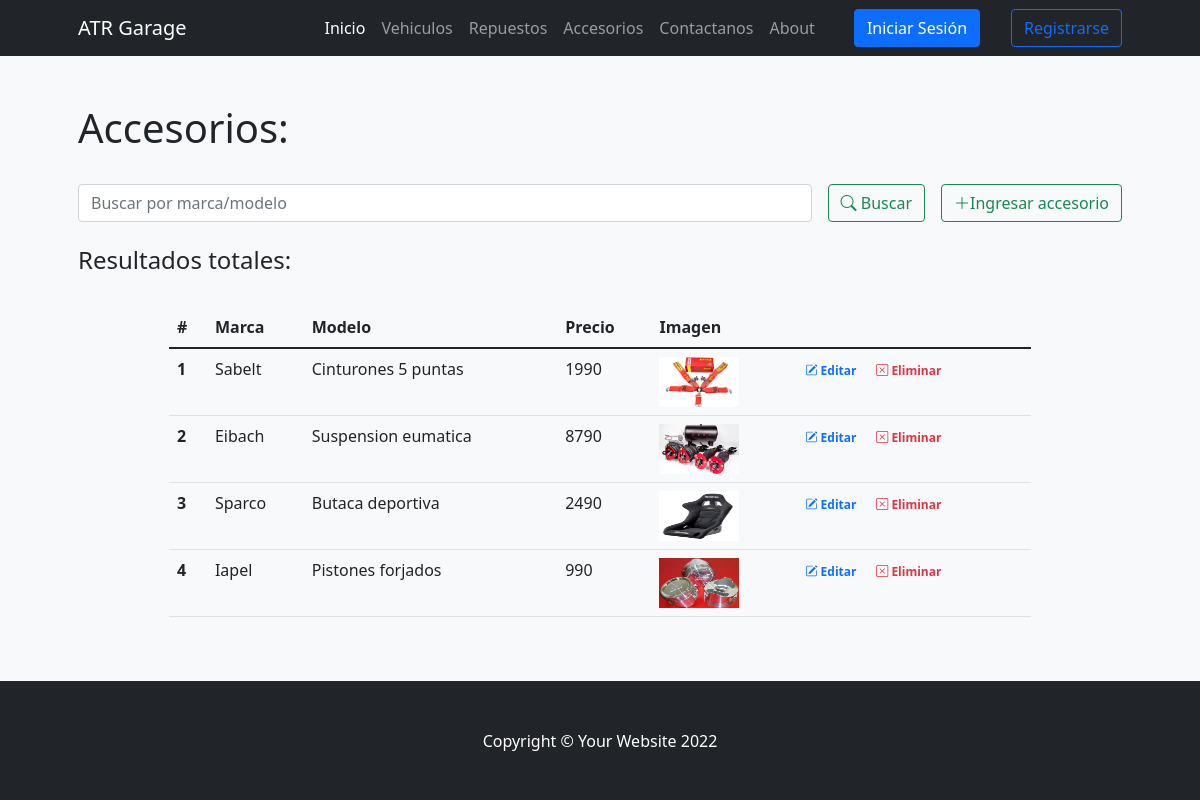
Page /accesorios/ on the committed database.
### ProyectoCoderApp/models.py (models this page shows)
class Accesorio(models.Model):
    marca = models.CharField(max_length=30)
    modelo = models.CharField(max_length=30)
    precio = models.IntegerField()
    imagen = models.ImageField(upload_to='', null=True)

### ProyectoCoderApp/views.py (the view)
# urls.py: path('accesorios/', accesorios, name='accesorios'),
def accesorios(request):
    if request.method == "POST":
        search = request.POST["search"]
        if search != "":
            acceosrios = Accesorio.objects.filter( Q(marca__icontains=search) | Q(modelo__icontains=search) ).values()
            return render(request,"ProyectoCoderApp/accesorios.html",{"accesorios":accesorios, "search":True, "busqueda":search})
    accesorios = Accesorio.objects.all()
    return render(request,"ProyectoCoderApp/accesorios.html",{"accesorios":accesorios, "search":False})

### ProyectoCoderApp/templates/ProyectoCoderApp/accesorios.html (shortened to what this page needs)
{% extends 'ProyectoCoderApp/base.html' %}
{% load static %}
{% block contenidoPagina %}
<section class="bg-light py-5">
    <div class="container px-5">
        <h1>Accesorios:</h1>
        <br>
        <div class="row gx-5 justify-content-center">
            <div class="col-lg-12">
                <form class="d-flex my-2 my-lg-0" action="" method="post">
                    <input class="flex-grow-0 form-control mr-sm-2" type="search" name="search" placeholder="Buscar por marca/modelo" aria-label="Search">
                    <button class="btn btn-outline-success text-nowrap ms-3 my-2 my-sm-0" type="submit"> <i class="bi bi-search"></i> Buscar</button>
                    <a class="btn btn-outline-success text-nowrap ms-3 my-2 my-sm-0" href="{% url 'ingresar_accesorio' %}"> <i class="bi bi-plus-lg"></i>Ingresar accesorio</a>
                </form>
            </div>
        </div>
        <br>
        <h4>Resultados
            {% if search %}
                para "{{busqueda}}":
            {% else %}
                totales:
            {% endif %}
        </h4>
        <br>
        <div class="row gx-5 justify-content-center">
            <div class="col-lg-10 table-responsive">
                <table class="table table-theme">
                    <thead>
                        <tr>
                            <th scope="col">#</th>
                            <th scope="col">Marca</th>
                            <th scope="col">Modelo</th>
                            <th scope="col">Precio</th>
                            <th scope="col">Imagen</th>
                        </tr>
                    </thead>
                    <tbody>
                        {% for accesorio in accesorios %}
                            <tr>
                                <th scope="row">{{forloop.counter}}</th>
                                <td>{{accesorio.marca}}</td>
                                <td>{{accesorio.modelo}}</td>
                                <td>{{accesorio.precio}}</td>
                                <td><img src="{{accesorio.imagen.url}}" width="80" height="50"></img></td>
                                <td>
                                    <a href="{% url 'editar_accesorio' accesorio.id %}" class="text-primary badge badge-primary text-decoration-none"> <i class="bi bi-pencil-square"></i> Editar</a>
                                    <a href="{% url 'eliminar_accesorio' accesorio.id %}" class="text-danger badge badge-danger text-decoration-none"> <i class="bi bi-x-square"></i> Eliminar</a>
                                </td>
                            </tr>
                        {% endfor %}
                    </tbody>
                </table>
            </div>
        </div>
    </div>
</section>
{% endblock %}

### ProyectoCoderApp/templates/ProyectoCoderApp/base.html (shortened to what this page needs)
{% load static %}
<!DOCTYPE html>
<html lang="es">
    <head>
        <link rel="stylesheet" href="https://cdn.jsdelivr.net/npm/bootstrap-icons@1.8.3/font/bootstrap-icons.css">
        <link href="{% static 'css/styles.css' %}" rel="stylesheet" />
    </head>
    <body>
        <nav class="navbar navbar-expand-lg navbar-dark bg-dark">
            <div class="container px-5">
                <a class="navbar-brand" href="{% url 'index' %}">ATR Garage</a>
                <div class="collapse navbar-collapse" id="navbarSupportedContent">
                    <ul class="navbar-nav ms-auto mb-2 mb-lg-0">
                        <li class="nav-item"><a class="nav-link active" aria-current="page" href="{% url 'index' %}">Inicio</a></li>
                        <li class="nav-item"><a class="nav-link" href="{% url 'vehiculos' %}">Vehiculos</a></li>
                        <li class="nav-item"><a class="nav-link" href="{% url 'repuestos' %}">Repuestos</a></li>
                        <li class="nav-item"><a class="nav-link" href="{% url 'accesorios' %}">Accesorios</a></li>
                        <li class="nav-item"><a class="nav-link" href="{% url 'contacto' %}">Contactanos</a></li>
                        <li class="nav-item"><a class="nav-link" href="{% url 'about' %}">About</a></li>
                    </ul>
                {% if user.is_authenticated %}
                    {% if user.avatar.imagen.url %}
                                <img class="rounded" src="{{ user.avatar.imagen.url }}" alt="" srcset="" style="height: 50px;">
                            {% else %}
                                <i class="bi bi-person-circle text-light my-2"></i>
                            {% endif %}
                    </div><div class="btn-group">
                        <button type="button" class="btn btn-primary dropdown-toggle mx-2" data-bs-toggle="dropdown" aria-expanded="false">
                            Hola, <b>{{ user.username }}!</b>
                        </button>
                            <ul class="dropdown-menu">
                                <li><a class="dropdown-item" href="{% url 'editar_perfil' %}">Perfil</a></li>
                                <li><a class="dropdown-item" href="{% url 'agregar_avatar' %}">Avatar</a></li>
                                <li><a class="dropdown-item" href="{% url 'logout' %}">Cerrar Sesión</a></li>
                            </ul>
                        </div>
                        {% else %}
                    <li class="nav-item"><a class="btn btn-primary mx-2" href="{% url 'login' %}">Iniciar Sesión</a></li>
                    <li class="nav-item"><a class="btn btn-outline-primary" href="{% url 'register' %}">Registrarse</a></li>
                {% endif %}
            </div>
        </nav>
        {% block contenidoPagina %}
        {% endblock %}
        <footer class="py-5 bg-dark">
            <div class="container px-5"><p class="m-0 text-center text-white">Copyright &copy; Your Website 2022</p></div>
        </footer>
    </body>
</html>

### rows in the picture
Accesorio: marca "Sabelt", modelo "Cinturones 5 puntas", precio "1990", imagen (picture)
Accesorio: marca "Eibach", modelo "Suspension eumatica", precio "8790", imagen (picture)
Accesorio: marca "Sparco", modelo "Butaca deportiva", precio "2490", imagen (picture)
Accesorio: marca "Iapel", modelo "Pistones forjados", precio "990", imagen (picture)
